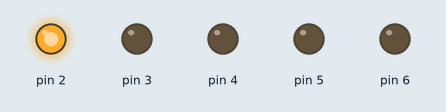
The sketch below on a simulated Arduino Uno, built with avr-gcc and run on an emulated ATmega328P. Shown: output pins drawn as LEDs (lit = HIGH).

Above: at 0.05 s.
At 0.65 s:
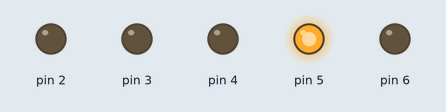
At 0.75 s:
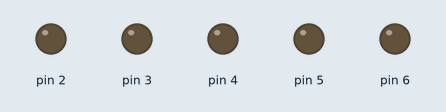
At 1.45 s:
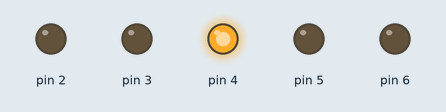
At 2.25 s:
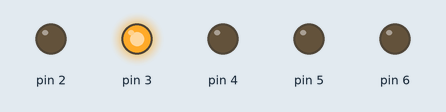
At 2.85 s:
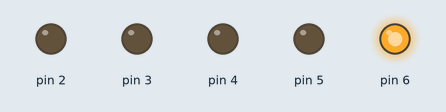
Timing chart, 0 to 3.1 s (numbered marks = the images above):
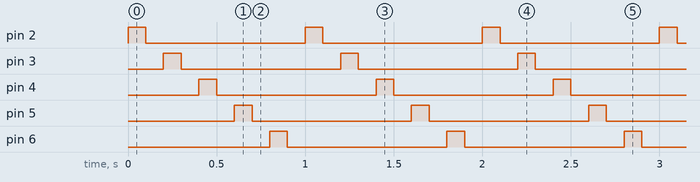

The sketch:

LED_5.ino
```cpp
int k;
void setup() {
for(k=2; k<7; k++)
{
  pinMode (k, 1);
}
}

void loop()
{
for(k=2; k<7; k++)
{
  digitalWrite(k, 1);
  delay(100);
  digitalWrite(k, 0);
  delay(100);
}
}
```

Measured:
- by itself, pin 2–6: alternates HIGH for 0.10 s and LOW for 0.90 s
- by itself, everything shown: repeats every 1.0 s, in 10 steps
